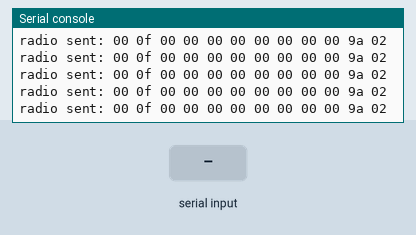
This program was run on a simulated ESP32 board running MicroPython. On the bench: the last lines printed to the serial console. Inputs (shaded band) come from the test bench. No radio messages arrive unless stated (any console line starting 'radio sent:' is added by the test bench).

Above: at 1.2 s.
1.3 s: "h" typed at the serial console, then Enter
At 1.33 s:
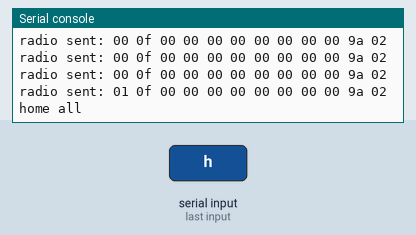
2.8 s: "s" typed at the serial console, then Enter
4.3 s: "e" typed at the serial console, then Enter
5.8 s: "a" typed at the serial console, then Enter
At 5.82 s:
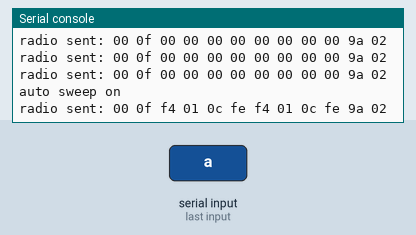
7.3 s: "?" typed at the serial console, then Enter
8.8 s: "a" typed at the serial console, then Enter
Timing chart, 0 to 11.3 s (numbered marks = the images above; inputs shaded):
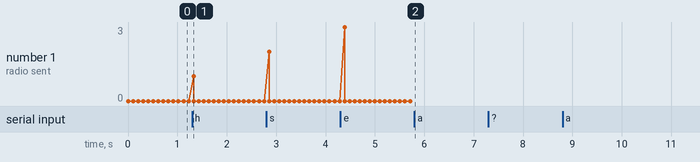

Measured:
- after the input at 1.3 s, the serial console: prints a new line at once (image 1)
- after the input at 5.8 s, the serial console: prints a new line at once (image 2)

The program:

_legacy_master.py
```python
####
# MASTER / COGNITION  -  ESP32-S2 mini
# Broadcasts the 4 axis targets in ONE packet so every node acts
# on the same radio frame, and accepts serial commands so each
# slave can be driven independently from a terminal.
#
# Packet: <B B 4h H> = cmd, mask, x,y,a,b (0.1 mm), feedrate (mm/min) = 12 bytes
#   cmd 0 MOVE    masked axes follow their target (0.1 mm units)
#   cmd 1 HOME    masked axes re-home locally
#   cmd 2 STOP    masked axes go limp (sticky)
#   cmd 3 ENABLE  masked axes wake up
####
import sys
import select
import struct
import network
import espnow
from time import sleep_ms, ticks_ms, ticks_diff, ticks_add

CHANNEL   = 1
BROADCAST = b'\xff\xff\xff\xff\xff\xff'
SEND_MS   = 100          # heartbeat period: also feeds the nodes' watchdog
ALL       = 0x0F
FEED      = 666         # mm/min, same units as cognition's F_TRACKING

MOVE, HOME, STOP, ENABLE = 0, 1, 2, 3

HEAD = 50
TAIL = 50
BORDER   = (HEAD, HEAD, TAIL, TAIL)   # sweep endpoints, mm either side of centre
ACCEL    = 50       # mm/s^2, same as the nodes' ACCEL_MM_S2
DWELL_MS = 300       # pause at each border before turning back

HELP = """
m <axis> <mm> [f]       move one axis      (axis 0=x 1=y 2=a 3=b)
M <x> <y> <a> <b> [f]   move all four      (f = mm/min)
h [axis]                home  (all if omitted)
s [axis]                stop / go limp
e [axis]                enable
a                       toggle auto sweep
?                       status
"""

'''radio init'''
sta = network.WLAN(network.STA_IF)
sta.active(True)
sta.disconnect()         # stay off any AP, ESP-NOW only
try:
    sta.config(channel=CHANNEL)
except Exception as err:
    print("channel set failed:", err)

e = espnow.ESPNow()
e.active(True)
e.add_peer(BROADCAST)

print("master up, mac:", sta.config('mac'))
print(HELP)

'''state'''
targets = [0, 0, 0, 0]           # mm, resent every SEND_MS
feed    = FEED                   # mm/min
auto    = False                  # demo sweep off until asked
side    = [0, 0, 0, 0]           # sweep: which border each axis heads for
flip_at = [0, 0, 0, 0]           # sweep: ticks_ms when that axis turns back

def leg_ms(span, f):
    """Time for a node to cover span mm at f mm/min, ramps included."""
    v = f / 60.0
    return int((span / v + v / ACCEL) * 1000) + DWELL_MS

def start_sweep():
    # sides are pre-flipped: the first pass of the loop turns them round.
    # y lags x by half a leg, b always opposes a.
    now = ticks_ms()
    for i, d in enumerate((-1, -1, -1, 1)):
        side[i] = d
        flip_at[i] = now
    flip_at[1] = ticks_add(now, leg_ms(2 * HEAD, FEED) // 2)

def send(cmd, mask, tg, f):
    # targets travel as 0.1 mm units: whole-mm packing made a visible
    # staircase at slow speeds (1 mm = 200 steps)
    e.send(BROADCAST, struct.pack("<BB4hH", cmd, mask,
                                  int(tg[0] * 10), int(tg[1] * 10),
                                  int(tg[2] * 10), int(tg[3] * 10),
                                  int(f)), False)

def mask_of(arg):
    """No axis given -> all four."""
    return ALL if arg is None else (1 << int(arg))

'''non-blocking serial'''
poll = select.poll()
poll.register(sys.stdin, select.POLLIN)
line = ""

def handle(cmd_line):
    global auto, feed
    p = cmd_line.split()
    if not p:
        return
    c = p[0]

    if c == "m" and len(p) >= 3:
        ax = int(p[1])
        targets[ax] = float(p[2])
        feed = int(p[3]) if len(p) > 3 else FEED
        print("axis", ax, "->", targets[ax], "mm at", feed, "mm/min")

    elif c == "M" and len(p) >= 5:
        for i in range(4):
            targets[i] = float(p[1 + i])
        feed = int(p[5]) if len(p) > 5 else FEED
        print("all ->", targets, "at", feed, "mm/min")

    elif c == "h":
        ax = p[1] if len(p) > 1 else None
        send(HOME, mask_of(ax), targets, feed)
        print("home", ax if ax else "all")

    elif c == "s":
        ax = p[1] if len(p) > 1 else None
        send(STOP, mask_of(ax), targets, feed)
        print("stop", ax if ax else "all")

    elif c == "e":
        ax = p[1] if len(p) > 1 else None
        send(ENABLE, mask_of(ax), targets, feed)
        print("enable", ax if ax else "all")

    elif c == "a":
        auto = not auto
        if auto:
            start_sweep()
        print("auto sweep", "on" if auto else "off")

    elif c == "?":
        print("targets", targets, "feed", feed, "auto", auto)

    else:
        print(HELP)

'''execution'''
while True:
    # --- serial, one char at a time, never blocks ---
    while poll.poll(0):
        ch = sys.stdin.read(1)
        if ch in ("\n", "\r"):
            if line:
                try:
                    handle(line)
                except Exception as err:
                    print("bad command:", err)
                line = ""
        else:
            line += ch

    # --- optional demo sweep, overwrites targets ---
    # only the borders are sent: a goal that creeps forward every packet
    # keeps the node inside its braking distance, so it never cruises.
    # A fixed far goal lets it ramp up once, cruise, and ramp down once.
    if auto:
        feed = FEED
        now = ticks_ms()
        for i in range(4):
            if ticks_diff(now, flip_at[i]) >= 0:
                side[i] = -side[i]
                flip_at[i] = ticks_add(now, leg_ms(2 * BORDER[i], feed))
            targets[i] = side[i] * BORDER[i]

    # --- heartbeat: absolute targets, so an unchanged axis simply doesn't move
    send(MOVE, ALL, targets, feed)
    sleep_ms(SEND_MS)
```
